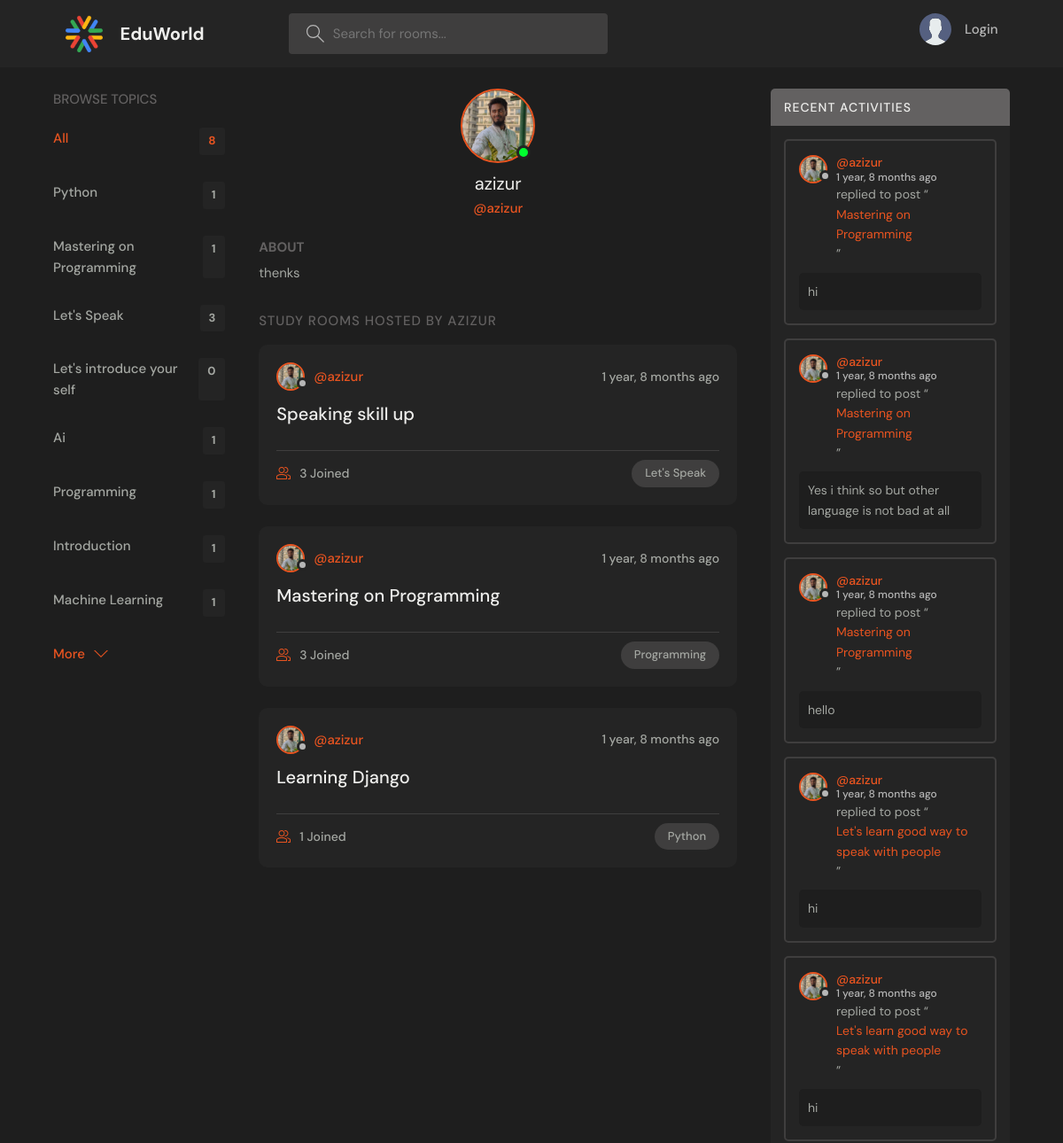
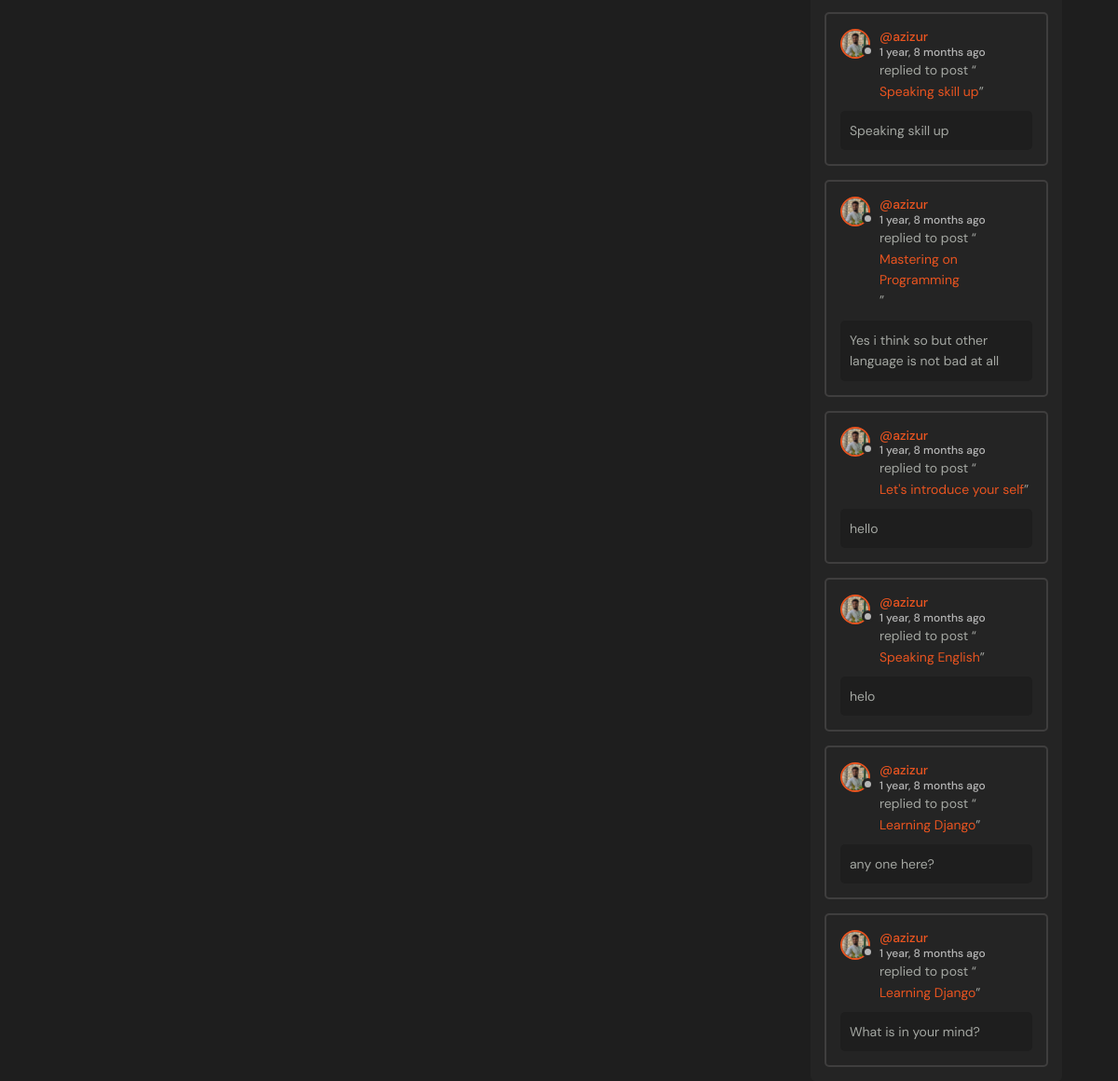
Screenshot of /profile/6/ with the database file from the repository (2 pictures, top to bottom).
### base/models.py (models this page shows, shortened)
class Topic(models.Model):
    name = models.CharField(max_length=200)

class User(AbstractUser):
    name = models.CharField(max_length=200, null=True)
    email = models.EmailField(unique=True, null=True)
    bio = models.TextField(null=True)
    avatar = models.ImageField(null=True, default="avatar.svg")
    USERNAME_FIELD = 'email'  # Email as the unique identifier
    REQUIRED_FIELDS = ['username', 'name']  # Do not include 'email' here
    objects = UserManager()  # Make sure you're using a custom user manager

class Room(models.Model):
    host = models.ForeignKey(User, on_delete=models.SET_NULL, null=True)
    topic = models.ForeignKey(Topic, on_delete=models.SET_NULL, null=True)
    name = models.CharField(max_length=200)
    description = models.TextField(null=True, blank=True)
    participants = models.ManyToManyField(
        User, related_name='participants', blank=True)
    updated = models.DateTimeField(auto_now=True)
    created = models.DateTimeField(auto_now_add=True)
    class Meta:
        ordering = ['-updated', '-created']
    def __str__(self):
        return self.name

class Message(models.Model):
    user = models.ForeignKey(User, on_delete=models.CASCADE)
    room = models.ForeignKey(Room, on_delete=models.CASCADE)
    body = models.TextField()
    updated = models.DateTimeField(auto_now=True)
    created = models.DateTimeField(auto_now_add=True)
    class Meta:
        ordering = ['-updated', '-created']

### base/views.py (the view)
# urls.py: path('profile/<str:pk>/', views.userProfile, name="user-profile"),
def userProfile(request, pk):
    user = User.objects.get(id=pk)
    rooms = user.room_set.all()
    room_messages = user.message_set.all()
    topics = Topic.objects.all()
    context = {'user': user, 'rooms': rooms,
               'room_messages': room_messages, 'topics': topics}
    return render(request, 'base/profile.html', context)

### base/templates/base/profile.html (shortened to what this page needs)
{% extends 'main.html' %}
{% block content %}
<main class="profile-page layout layout--3">
  <div class="container">
    {% include 'base/topics_component.html' %}
    <div class="roomList">
      <div class="profile">
        <div class="profile__avatar">
          <div class="avatar avatar--large active">
            <img src="{{user.avatar.url}}" />
          </div>
        </div>
        <div class="profile__info">
          <h3>{{user.name}}</h3>
          <p>@{{user.username}}</p>
        </div>
        <div class="profile__about">
          <h3>About</h3>
          <p>
            {{user.bio}}
          </p>
        </div>
      </div>
      <div class="roomList__header">
        <div>
          <h2>Study Rooms Hosted by {{user.name}}</a>
          </h2>
        </div>
      </div>
      {% include 'base/feed_component.html' %}
    </div>
    {% include 'base/activity_component.html' %}
  </div>
</main>
{% endblock content %}

### templates/main.html (shortened to what this page needs)
{% load static %}
<!DOCTYPE html>
<html lang="en">
  <head>
    <link rel="stylesheet" href="{% static 'styles/style.css' %}" />
  </head>
<body>
    {% include "navbar.html" %}
    {% block content %}
    {% endblock %}
</body>
</html>

### templates/navbar.html (shortened to what this page needs)
{%load static%}
<header class="header header--loggedIn">
    <div class="container">
      <a href="/" class="header__logo">
        <img src="{% static 'assets/world.png'%}" style="width:50px, height:50px" />
        <h1>EduWorld</h1>
      </a>
      <form class="header__search">
        <label>
          <input placeholder="Search for rooms..." />
        </label>
      </form>
      <nav class="header__menu">
        {% if request.user.is_authenticated %}
        <div class="header__user">
          <a href="{% url 'user-profile' user.id %}">
            <div class="avatar avatar--medium active">
              <img src="{{user.avatar.url}}" />
            </div>
            <p>{{request.user.name}} <span>@{{request.user.username}}</span></p>
          </a>
          <button class="dropdown-button">
            <svg version="1.1" xmlns="http://www.w3.org/2000/svg" width="32" height="32" viewBox="0 0 32 32">
              <title>chevron-down</title>
              <path d="M16 21l-13-13h-3l16 16 16-16h-3l-13 13z"></path>
            </svg>
          </button>
        </div>
        <div class="dropdown-menu">
          <a href="settings.html" class="dropdown-link"
            ><svg version="1.1" xmlns="http://www.w3.org/2000/svg" width="32" height="32" viewBox="0 0 32 32">
              <title>tools</title>
              <path
                d="M27.465 32c-1.211 0-2.35-0.471-3.207-1.328l-9.392-9.391c-2.369 0.898-4.898 0.951-7.355 0.15-3.274-1.074-5.869-3.67-6.943-6.942-0.879-2.682-0.734-5.45 0.419-8.004 0.135-0.299 0.408-0.512 0.731-0.572 0.32-0.051 0.654 0.045 0.887 0.277l5.394 5.395 3.586-3.586-5.394-5.395c-0.232-0.232-0.336-0.564-0.276-0.887s0.272-0.596 0.572-0.732c2.552-1.152 5.318-1.295 8.001-0.418 3.274 1.074 5.869 3.67 6.943 6.942 0.806 2.457 0.752 4.987-0.15 7.358l9.392 9.391c0.844 0.842 1.328 2.012 1.328 3.207-0 2.5-2.034 4.535-4.535 4.535zM15.101 19.102c0.26 0 0.516 0.102 0.707 0.293l9.864 9.863c0.479 0.479 1.116 0.742 1.793 0.742 1.398 0 2.535-1.137 2.535-2.535 0-0.668-0.27-1.322-0.742-1.793l-9.864-9.863c-0.294-0.295-0.376-0.74-0.204-1.119 0.943-2.090 1.061-4.357 0.341-6.555-0.863-2.631-3.034-4.801-5.665-5.666-1.713-0.561-3.468-0.609-5.145-0.164l4.986 4.988c0.391 0.391 0.391 1.023 0 1.414l-5 5c-0.188 0.188-0.441 0.293-0.707 0.293s-0.52-0.105-0.707-0.293l-4.987-4.988c-0.45 1.682-0.397 3.436 0.164 5.146 0.863 2.631 3.034 4.801 5.665 5.666 2.2 0.721 4.466 0.604 6.555-0.342 0.132-0.059 0.271-0.088 0.411-0.088z"
              ></path>
            </svg>
            Settings</a
          >
          <a href="{% url 'logout' %}" class="dropdown-link"
            ><svg version="1.1" xmlns="http://www.w3.org/2000/svg" width="32" height="32" viewBox="0 0 32 32">
              <title>sign-out</title>
              <path
                d="M3 0h22c0.553 0 1 0 1 0.553l-0 3.447h-2v-2h-20v28h20v-2h2l0 3.447c0 0.553-0.447 0.553-1 0.553h-22c-0.553 0-1-0.447-1-1v-30c0-0.553 0.447-1 1-1z"
              ></path>
              <path
                d="M21.879 21.293l1.414 1.414 6.707-6.707-6.707-6.707-1.414 1.414 4.293 4.293h-14.172v2h14.172l-4.293 4.293z"
              ></path>
            </svg>
            Logout</a
          >
        </div>
        {%else%}
        <a href="{% url 'login' %}">
          <img src="{%static 'assets/avatar.svg'%}" />
          <p>Login</p>
        </a>
        {%endif%}
      </nav>
    </div>
  </header>

### base/templates/base/topics_component.html
<div class="topics">
    <div class="topics__header">
        <h2>Browse Topics</h2>
    </div>
    <ul class="topics__list">
        <li>
            <a href="{% url 'home' %}" class="active">All <span>{{topics.count}}</span></a>
        </li>
        {% for topic in topics %}
        <li>
            <a href="{% url 'home' %}?q={{topic.name}}">{{topic.name}}<span>{{topic.room_set.all.count}}</span></a>
        </li>
        {% endfor %}
    </ul>
    <a class="btn btn--link" href="{% url 'topics' %}">
        More
        <svg version="1.1" xmlns="http://www.w3.org/2000/svg" width="32" height="32" viewBox="0 0 32 32">
            <title>chevron-down</title>
            <path d="M16 21l-13-13h-3l16 16 16-16h-3l-13 13z"></path>
        </svg>
    </a>
</div>

### base/templates/base/feed_component.html (shortened to what this page needs)
{% for room in rooms %}
<div class="roomListRoom">
    <div class="roomListRoom__header">
        <a href="{% url 'user-profile' room.host.id %}" class="roomListRoom__author">
            <div class="avatar avatar--small">
                <img src="{{room.host.avatar.url}}" />
            </div>
            <span>@{{room.host.username}}</span>
        </a>
        <div class="roomListRoom__actions">
            <span>{{room.created|timesince}} ago</span>
        </div>
    </div>
    <div class="roomListRoom__content">
        <a href="{% url 'room' room.id %}">{{room.name}}</a>
    </div>
    <div class="roomListRoom__meta">
        <a href="{% url 'room' room.id %}" class="roomListRoom__joined">
            {{room.participants.all.count}} Joined
        </a>
        <p class="roomListRoom__topic">{{room.topic.name}}</p>
    </div>
</div>
{% endfor %}

### base/templates/base/activity_component.html (shortened to what this page needs)
<div class="activities">
    <div class="activities__header">
        <h2>Recent Activities</h2>
    </div>
    {% for message in room_messages %}
    <div class="activities__box">
        <div class="activities__boxHeader roomListRoom__header">
            <a href="{% url 'user-profile' message.user.id %}" class="roomListRoom__author">
                <div class="avatar avatar--small">
                    <img src="{{message.user.avatar.url}}" />
                </div>
                <p>
                    @{{message.user.username}}
                    <span>{{message.created|timesince}} ago</span>
                </p>
            </a>
        </div>
        <div class="activities__boxContent">
            <p>replied to post “<a href="{% url 'room' message.room.id %}">{{message.room}}</a>”</p>
            <div class="activities__boxRoomContent">{{message.body}}</div>
        </div>
    </div>
    {% endfor %}
</div>

### rows the page displays
Topic: name "Python", room_set.all.count "1"
Topic: name "Mastering on Programming", room_set.all.count "1"
Topic: name "Let's Speak", room_set.all.count "3"
Topic: name "Let's introduce your self", room_set.all.count "0"
Topic: name "Ai", room_set.all.count "1"
Topic: name "Programming", room_set.all.count "1"
Topic: name "Introduction", room_set.all.count "1"
Topic: name "Machine Learning", room_set.all.count "1"
User: avatar (picture), name "azizur", username "azizur", bio "thenks", name "AZIZUR"
Room: host.avatar (picture), host.username "azizur", created "1 year, 8 months", name "Speaking skill up", participants.all.count "3", topic.name "Let's Speak"
Room: host.avatar (picture), host.username "azizur", created "1 year, 8 months", name "Mastering on Programming", participants.all.count "3", topic.name "Programming"
Room: host.avatar (picture), host.username "azizur", created "1 year, 8 months", name "Learning Django", participants.all.count "1", topic.name "Python"
Message: user.avatar (picture), user.username "azizur", created "1 year, 8 months", room "Mastering on Programming", body "hi"
Message: user.avatar (picture), user.username "azizur", created "1 year, 8 months", room "Mastering on Programming", body "Yes i think so but other language is not bad at all"
Message: user.avatar (picture), user.username "azizur", created "1 year, 8 months", room "Mastering on Programming", body "hello"
Message: user.avatar (picture), user.username "azizur", created "1 year, 8 months", room "Let's learn good way to speak with people", body "hi"
Message: user.avatar (picture), user.username "azizur", created "1 year, 8 months", room "Let's learn good way to speak with people", body "hi"
Message: user.avatar (picture), user.username "azizur", created "1 year, 8 months", room "Speaking skill up", body "Speaking skill up"
Message: user.avatar (picture), user.username "azizur", created "1 year, 8 months", room "Mastering on Programming", body "Yes i think so but other language is not bad at all"
Message: user.avatar (picture), user.username "azizur", created "1 year, 8 months", room "Let's introduce your self", body "hello"
Message: user.avatar (picture), user.username "azizur", created "1 year, 8 months", room "Speaking English", body "helo"
Message: user.avatar (picture), user.username "azizur", created "1 year, 8 months", room "Learning Django", body "any one here?"
Message: user.avatar (picture), user.username "azizur", created "1 year, 8 months", room "Learning Django", body "What is in your mind?"

### other values shown
{{ topics.count }} "8"
